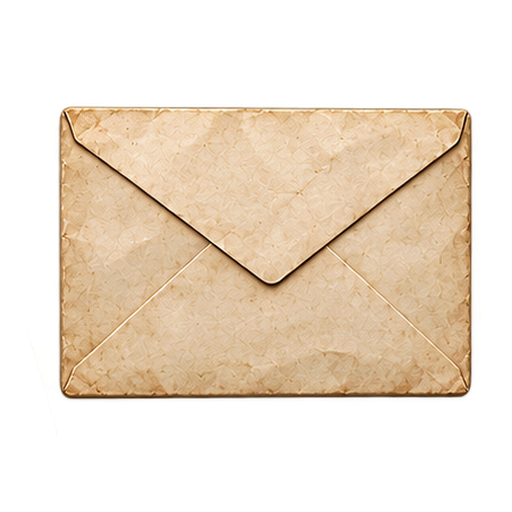
#> input picture assets/items/busta_e.png, 512 x 512 px
$ python normalize-assets.py
#> lines starting #> are read from the running program, lines starting #| are printed output that depends on the picture; after the words box and inside, x2 and y2 are one past the last pixel; in counts of white or black regions, pixels touching at a corner belong together
#> in clean_items, im is the input picture: PIL image 512x512 RGBA; mean R, G, B, A 105.4, 90.3, 70.3, 115.2
#> in clean_items, `mask = a[:, :, 3] > 8`:
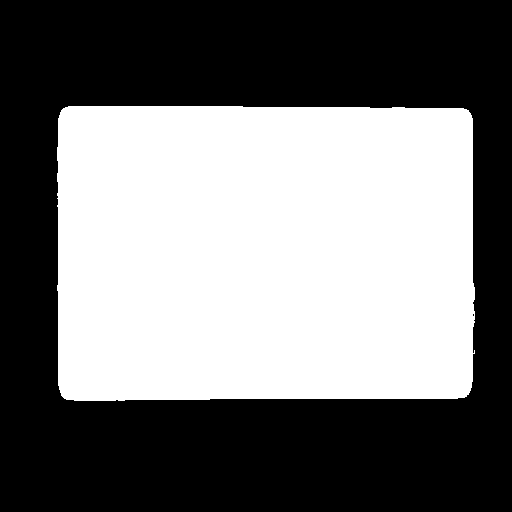
#> mask: shape (512, 512) bool; 46.3% white; 1 white region, box (x1, y1, x2, y2) and area: (57, 106, 475, 401) 121403
#> in clean_items, `lab, k = ndimage.label(mask)`: k = 1
#> pass 2 of the loop in clean_items, `for f in sorted(os.listdir(d)):`:
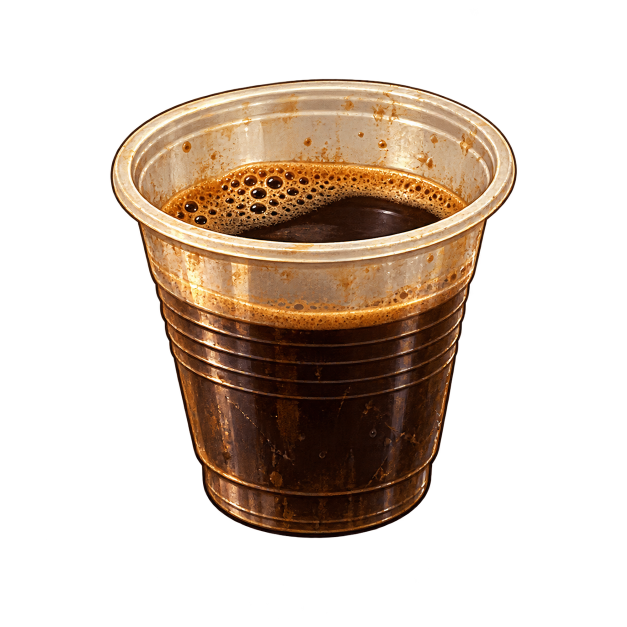
#> input picture assets/items/caffe.png, 1254 x 1254 px (shown at 1/2 size)
#> in clean_items, im is the input picture: PIL image 1254x1254 RGBA; mean R, G, B, A 47.7, 33.8, 22.1, 85.9
#> mask: shape (1254, 1254) bool; 34.2% white; 2 white regions (1 under 20 px), largest, box (x1, y1, x2, y2) and area: (220, 157, 1035, 1077) 538007
#> lab: shape (1254, 1254) int32; 4 distinct labels, from 0 to 3
#> k = 3
#> sizes = [538006, 1, 1]
#> big = 538006
#> the loop in clean_items, `for i in range(k):` made 3 passes
#> (ys, xs, thin) on passes 2 to 3: ([265], [1006], True), ([534], [294], True)
#> after the loop in clean_items, `for i in range(k):`: removed = 2
#| oggetto caffe.png: tolti 2 frammenti
#> pass 3 of the loop in clean_items, `for f in sorted(os.listdir(d)):`:
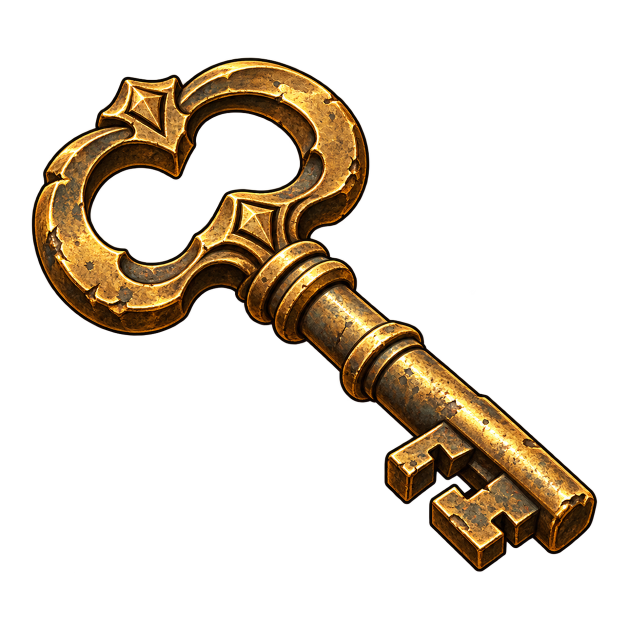
#> input picture assets/items/chiave_ottone.png, 1254 x 1254 px (shown at 1/2 size)
#> in clean_items, im is the input picture: PIL image 1254x1254 RGBA; mean R, G, B, A 29.6, 20.7, 9, 57.6
#> mask: shape (1254, 1254) bool; 23.1% white; 7 white regions (6 under 20 px), largest, box (x1, y1, x2, y2) and area: (63, 115, 1195, 1144) 362977
#> lab: shape (1254, 1254) int32; 20 distinct labels, from 0 to 19
#> k = 19
#> sizes = 19 values, max 362965 at index 0, min 1 at index 1, mean 19104.4
#> big = 362965
#> the loop in clean_items, `for i in range(k):` made 19 passes
#> (ys, xs, thin) on passes 2 to 9: ([334], [372], True), ([349], [366], True), ([358], [221], True), ([403], [67], True), ([406], [66], True), ([475], [63], True), ([475], [624], True), ([492], [66], True)
#> after the loop in clean_items, `for i in range(k):`: removed = 18
#| oggetto chiave_ottone.png: tolti 18 frammenti
#!/usr/bin/env python3
"""Normalizza gli sprite e i ritratti caricati (strisce generate con nomi arbitrari) nelle
strisce che il gioco carica: assets/sprites/<personaggio>/<animazione>.png.

Perché serve: nelle strisce sorgente i fotogrammi sono stretti e le figure
sconfinano nella cella vicina (piedi, capelli), così un ritaglio a celle
uguali mostrerebbe pezzi del fotogramma accanto. Qui ogni figura viene
separata per componenti connesse, assegnata al fotogramma più vicino,
appoggiata sulla stessa linea dei piedi e ricomposta in celle pulite.

Ritratti: i busti scontornati (assets/beps, assets/kiki, …) vengono
composti su fondo carta 600x720 come gli altri ritratti, centrati sulla testa,
e salvati come assets/portraits/<personaggio>/<espressione>.png (PORTRAITS).

Uso:  pip install pillow numpy scipy && python3 tools/normalize-sprites.py
Poi:  node tools/scan-assets.mjs && node tools/build-data.mjs
Per aggiungere uno sprite: aggiungi una riga a MAP e rilancia.
I file sorgente non vengono modificati.
"""
import json, os, sys
import numpy as np
from PIL import Image
from scipy import ndimage

ROOT = os.path.join(os.path.dirname(os.path.abspath(__file__)), '..')
OUT_H = 512  # altezza delle celle in uscita (px)
MC = 'assets/sprites/main_characters'
NPC = 'assets/sprites/npc'

# (personaggio, animazione, sorgente, fotogrammi, fps)
MAP = [
    ('beps', 'idle', f'{MC}/beps/beps_idle_6f.png', 6, 6),
    ('beps', 'walk', f'{MC}/beps/beps_walk_8f.png', 8, 12),
    ('beps', 'run', f'{MC}/beps/beps_run_8f.png', 8, 16),
    ('beps', 'talk', f'{MC}/beps/beps_talk_6f.png', 6, 8),
    ('beps', 'use', f'{MC}/beps/beps_use_tablet_6f.png', 6, 8),
    ('beps', 'pickup', f'{MC}/beps/beps_pickup_6f.png', 6, 10),
    ('beps', 'inspect', f'{MC}/beps/beps_inspect_6f.png', 6, 6),
    ('beps', 'read', f'{MC}/beps/beps_read_document_6f.png', 6, 5),
    ('beps', 'phone', f'{MC}/beps/beps_phone_6f.png', 6, 5),
    ('beps', 'reaction', f'{MC}/beps/beps_reaction_6f.png', 6, 10),
    ('kiki', 'idle', f'{MC}/kiki/kiki_idle_6f.png', 6, 6),
    ('kiki', 'walk', f'{MC}/kiki/kiki_walk_8f.png', 8, 12),
    ('kiki', 'run', f'{MC}/kiki/kiki_run_8f.png', 8, 16),
    ('kiki', 'talk', f'{MC}/kiki/kiki_talk_6f.png', 6, 8),
    ('kiki', 'use', f'{MC}/kiki/kiki_hand_object_6f.png', 6, 8),
    ('kiki', 'pickup', f'{MC}/kiki/kiki_pickup_6f.png', 6, 10),
    ('kiki', 'inspect', f'{MC}/kiki/kiki_inspect_document_6f.png', 6, 6),
    ('kiki', 'read', f'{MC}/kiki/kiki_read_document_6f.png', 6, 5),
    ('kiki', 'reaction', f'{MC}/kiki/kiki_use_reaction_6f.png', 6, 8),
    ('varano', 'idle', f'{MC}/varano/varano_idle_6f.png', 6, 5),
    ('varano', 'talk', f'{MC}/varano/varano_talk_6f.png', 6, 7),
    ('varano', 'walk', f'{MC}/varano/varano_walk_8f.png', 8, 11),
    ('archivista', 'idle', f'{NPC}/archivista_firenze/archivista_firenze_pose_1_6f.png', 6, 4),
    ('archivista', 'talk', f'{NPC}/archivista_firenze/archivista_firenze_pose_2_6f.png', 6, 6),
    ('ilario', 'idle', f'{NPC}/bibliotecario_roma/bibliotecario_roma_pose_1_6f.png', 6, 4),
    ('ilario', 'talk', f'{NPC}/bibliotecario_roma/bibliotecario_roma_pose_2_6f.png', 6, 6),
    ('selim', 'idle', f'{NPC}/antiquario_istanbul/antiquario_istanbul_pose_2_6f.png', 6, 4),
    ('selim', 'talk', f'{NPC}/antiquario_istanbul/antiquario_istanbul_pose_1_6f.png', 6, 6),
    ('agente', 'idle', f'{NPC}/agente_orfeo_1/agente_orfeo_1_pose_1_6f.png', 6, 4),
    ('agente', 'talk', f'{NPC}/agente_orfeo_1/agente_orfeo_1_pose_2_6f.png', 6, 6),
    ('albert', 'idle', f'{NPC}/storico_parigi/storico_parigi_pose_2_6f.png', 6, 4),
    ('albert', 'talk', f'{NPC}/storico_parigi/storico_parigi_pose_1_6f.png', 6, 6),
    ('neri', 'idle', f'{NPC}/membro_consiglio_orfeo_2/membro_consiglio_orfeo_2_pose_2_6f.png', 6, 4),
    ('neri', 'talk', f'{NPC}/membro_consiglio_orfeo_2/membro_consiglio_orfeo_2_pose_1_6f.png', 6, 6),
    ('custode', 'idle', f'{NPC}/membro_consiglio_orfeo_1/membro_consiglio_orfeo_1_pose_2_6f.png', 6, 4),
    ('custode', 'talk', f'{NPC}/membro_consiglio_orfeo_1/membro_consiglio_orfeo_1_pose_1_6f.png', 6, 6),
    ('agente2', 'idle', f'{NPC}/agente_orfeo_2/agente_orfeo_2_pose_1_6f.png', 6, 4),
    ('agente2', 'talk', f'{NPC}/agente_orfeo_2/agente_orfeo_2_pose_2_6f.png', 6, 6),
]


# [77 lines left out: function split, not called in this run]


# (personaggio, espressione, sorgente, frazione d'altezza da tenere: toglie
# le etichette stampate sotto il busto)
PORTRAITS = [
    ('beps', 'determined', 'assets/beps/beps_determined.png', 1),
    ('beps', 'sad', 'assets/beps/beps_sad.png', 1),
    ('beps', 'scared', 'assets/beps/beps_scared.png', 1),
    ('beps', 'surprised', 'assets/beps/beps_scared.png', 1),
    ('beps', 'skeptical', 'assets/beps/beps_skeptical.png', 0.9),
    ('beps', 'tender', 'assets/beps/beps_tender.png', 0.9),
    ('kiki', 'sad', 'assets/kiki/kiki_sad_set_a.png', 1),
    ('kiki', 'scared', 'assets/kiki/kiki_scared_set_a.png', 1),
    ('kiki', 'think', 'assets/kiki/kiki_thinking_set_a.png', 1),
    ('kiki', 'worried', 'assets/kiki/kiki_worried_set_a.png', 1),
]
PAPER = (241, 233, 221)


def portrait(src, keep):
#> called with src = 'assets/beps/beps_determined.png', keep = 1
    im = Image.open(os.path.join(ROOT, src)).convert('RGBA')
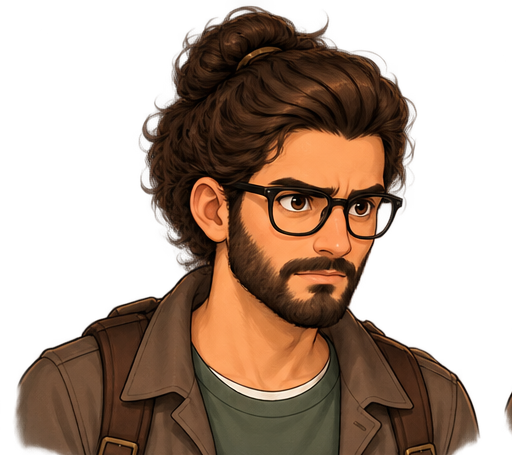
#> input picture assets/beps/beps_determined.png, 512 x 455 px
#> im is the input picture: PIL image 512x455 RGBA; mean R, G, B, A 75.2, 47.1, 27.9, 129.1
    im = im.crop((0, 0, im.width, int(im.height * keep)))
    a = np.asarray(im)[:, :, 3] > 16
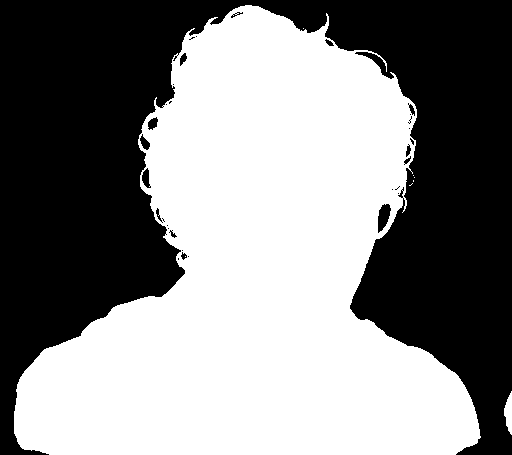
#> a: shape (455, 512) bool; 52.7% white; 32 black regions (18 under 20 px), largest, box (x1, y1, x2, y2) and area: (0, 0, 512, 455) 109280, (378, 204, 391, 233) 244, (142, 168, 151, 188) 108
    ys, xs = np.nonzero(a)
    im = im.crop((xs.min(), ys.min(), xs.max() + 1, ys.max() + 1))
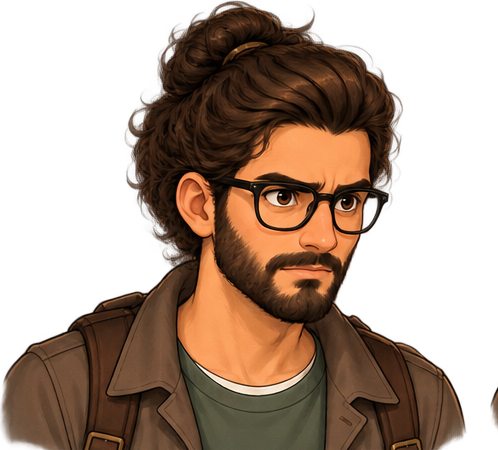
#> im: PIL image 498x450 RGBA; mean R, G, B, A 76.8, 48.1, 28.5, 134.2; transparent parts drawn white
    a = np.asarray(im)[:, :, 3] > 16
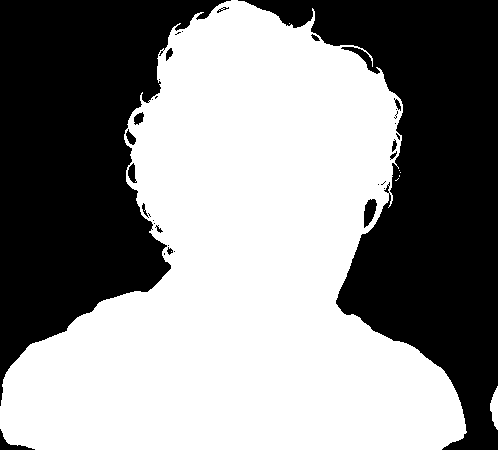
#> a: shape (450, 498) bool; 54.8% white; 34 black regions (18 under 20 px), largest, box (x1, y1, x2, y2) and area: (238, 0, 498, 450) 50780, (0, 0, 231, 406) 49431, (364, 199, 377, 228) 244
    head = np.nonzero(a[: int(im.height * 0.35)].any(axis=0))[0]
#> head = 279 values from 124 to 402
    hx = (head.min() + head.max()) / 2
#> hx = 263
    s = 660 / im.height
#> s = 1.47
    im = im.resize((int(im.width * s), 660), Image.LANCZOS)
#> im: PIL image 730x660 RGBA
    out = Image.new('RGBA', (600, 720), PAPER + (255,))
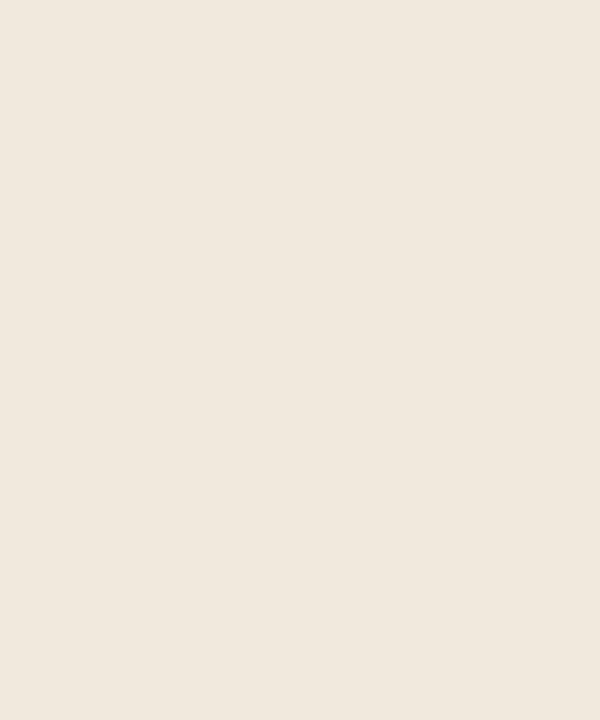
#> out: PIL image 600x720 RGBA; mean R, G, B, A 241, 233, 221, 255
    out.alpha_composite(im, (int(300 - hx * s), 60))
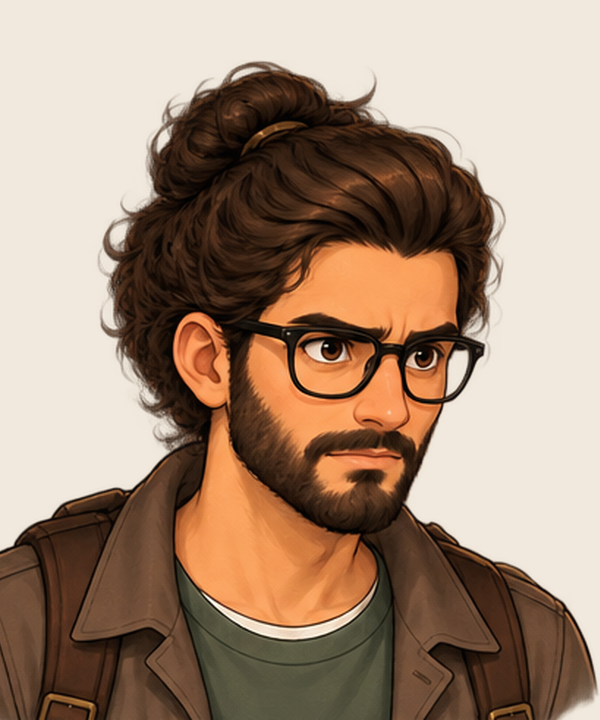
#> out: PIL image 600x720 RGBA; mean R, G, B, A 164.5, 140, 120, 255
    return out.convert('RGB')


def portraits():
    for char, expr, src, keep in PORTRAITS:
        if not os.path.exists(os.path.join(ROOT, src)):
            print('manca', src)
            continue
        out = os.path.join(ROOT, 'assets/portraits', char, expr + '.png')
        portrait(src, keep).save(out, optimize=True)
        print(f'ritratto {char}/{expr} <- {src}')
#> pass 2 of the loop in portraits, `for char, expr, src, keep in PORTRAITS:`:
#> in portrait (call 2), `a = np.asarray(im)[:, :, 3] > 16`:
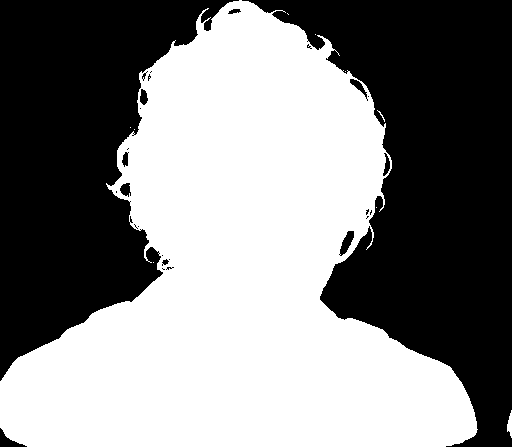
#> a: shape (447, 512) bool; 51.9% white; 28 black regions (17 under 20 px), largest, box (x1, y1, x2, y2) and area: (242, 0, 512, 447) 60301, (0, 0, 239, 381) 48832, (0, 428, 27, 447) 197
#> head = 273 values from 117 to 389
#> hx = 253
#> in portrait (call 2), `out.alpha_composite(im, (int(300 - hx * s), 60))`:
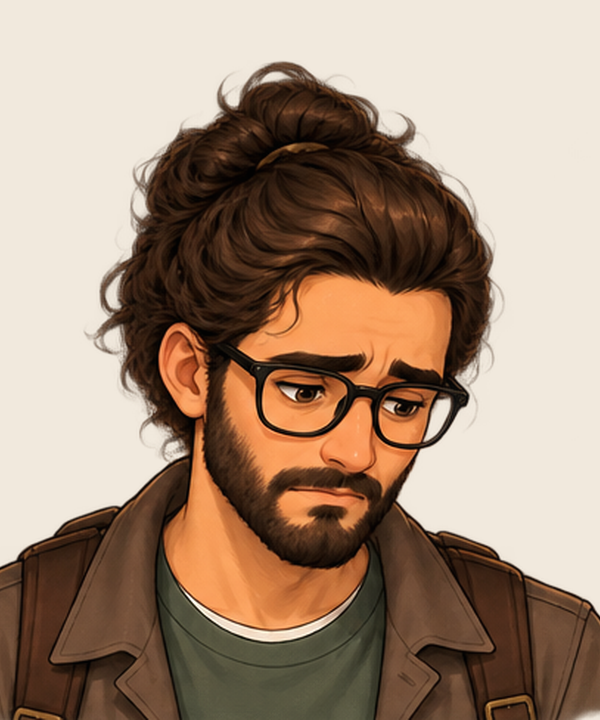
#> out: PIL image 600x720 RGBA; mean R, G, B, A 164, 140.4, 121, 255
#> pass 3 of the loop in portraits, `for char, expr, src, keep in PORTRAITS:`:
#> in portrait (call 3), `a = np.asarray(im)[:, :, 3] > 16`:
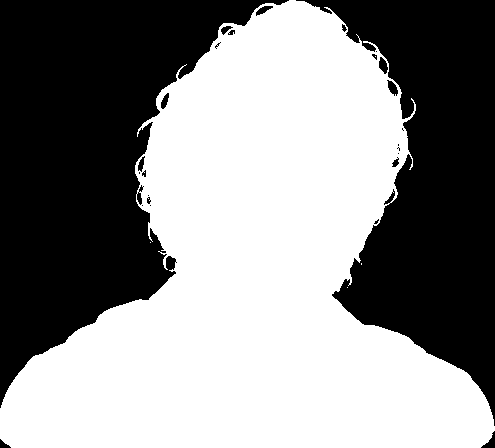
#> a: shape (448, 495) bool; 54.8% white; 27 black regions (14 under 20 px), largest, box (x1, y1, x2, y2) and area: (0, 0, 289, 408) 56584, (296, 0, 495, 426) 42953, (481, 431, 495, 448) 103
#> head = 279 values from 137 to 415
#> hx = 276
#> in portrait (call 3), `out.alpha_composite(im, (int(300 - hx * s), 60))`:
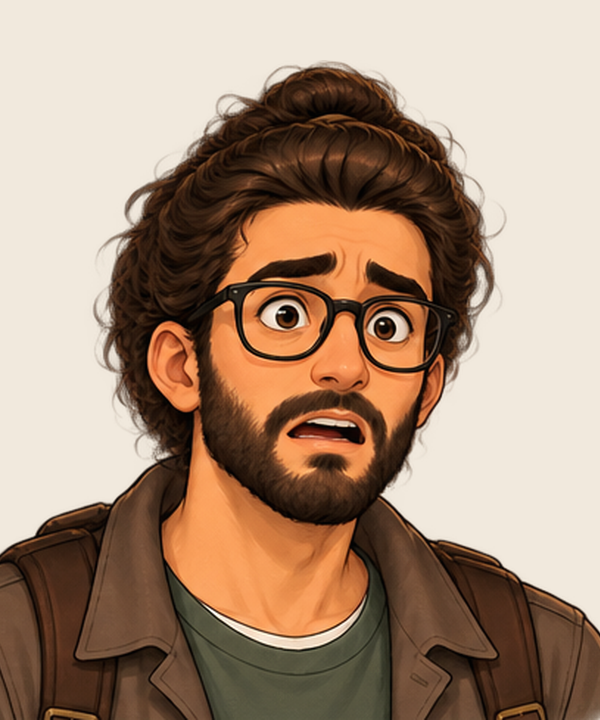
#> out: PIL image 600x720 RGBA; mean R, G, B, A 168.6, 142.8, 122.2, 255
#> the loop made 10 passes; the first 3 are shown


def clean_items():
    """Toglie dagli oggetti d'inventario i frammenti degli oggetti vicini
    rimasti dal ritaglio del foglio (strisce sottili staccate dall'oggetto)."""
    d = os.path.join(ROOT, 'assets/items')
    for f in sorted(os.listdir(d)):
        if not f.endswith('.png'):
            continue
        path = os.path.join(d, f)
        im = Image.open(path).convert('RGBA')
        a = np.asarray(im).copy()
        mask = a[:, :, 3] > 8
        lab, k = ndimage.label(mask)
        if k < 2:
            continue
        sizes = ndimage.sum(mask, lab, range(1, k + 1))
        big = sizes.max()
        removed = 0
        for i in range(k):
            sel = lab == i + 1
            ys, xs = np.nonzero(sel)
            thin = min(xs.max() - xs.min(), ys.max() - ys.min()) < 45
            if sizes[i] < big * 0.1 and (thin or sizes[i] < 200):
                a[sel & mask] = 0
                removed += 1
        if removed:
            Image.fromarray(a).save(path, optimize=True)
            print(f'oggetto {f}: tolti {removed} frammenti')


def split_medallion():
    """Le due metà del medaglione (Beps / Kiki) dalle due componenti
    dell'immagine del medaglione spezzato."""
    src = os.path.join(ROOT, 'assets/items/medaglione.png')
    if not os.path.exists(src):
        return
    a = np.asarray(Image.open(src).convert('RGBA'))
    lab, k = ndimage.label(a[:, :, 3] > 8)
    sizes = ndimage.sum(a[:, :, 3] > 8, lab, range(1, k + 1))
    two = sorted(np.argsort(sizes)[-2:] + 1, key=lambda i: ndimage.center_of_mass(lab == i)[1])
    for name, i in zip(('medaglione_b', 'medaglione_k'), two):
        half = a.copy()
        half[lab != i] = 0
        Image.fromarray(half).save(os.path.join(ROOT, 'assets/items', name + '.png'), optimize=True)
        print('oggetto', name, '<- metà di medaglione.png')


def main():
    clean_items()
    split_medallion()
    portraits()
    meta = {}
    for char, anim, src, n, fps in MAP:
        if not os.path.exists(os.path.join(ROOT, src)):
            print('manca', src)
            continue
        frames, boxes, cell = split(src, n)
        ok = [b for b in boxes if b]
        top = min(b[2] for b in ok)
        bottom = max(b[3] for b in ok)
        # le strisce 724px del generatore hanno tutte la stessa scala; per le
        # altre usiamo l'altezza della figura in piedi
        srcH = frames[0].shape[0]
        scale = (OUT_H / srcH) if srcH == 724 else (OUT_H * 0.996 / (bottom - top + 1))
        half = max(max(-b[0], b[1]) for b in ok) + 4
        cw = int(round(2 * half * scale))
        cw += cw % 2
        strip = Image.new('RGBA', (cw * n, OUT_H))
        for f, (fr, b) in enumerate(zip(frames, boxes)):
            if not b:
                continue
            c = (f + 0.5) * cell
            x0, x1 = int(c - half), int(c + half)
            pad = np.zeros((fr.shape[0], x1 - x0, 4), np.uint8)
            s0, s1 = max(0, x0), min(fr.shape[1], x1)
            pad[:, s0 - x0:s1 - x0] = fr[:, s0:s1]
            img = Image.fromarray(pad[: bottom + 1])
            img = img.resize((cw, max(1, int(round((bottom + 1) * scale)))), Image.LANCZOS)
            strip.alpha_composite(img, (f * cw, OUT_H - img.height))
        out = os.path.join(ROOT, 'assets/sprites', char, anim + '.png')
        os.makedirs(os.path.dirname(out), exist_ok=True)
        strip.save(out, optimize=True)
        meta.setdefault(char, {})[anim] = {'src': f'assets/sprites/{char}/{anim}.png', 'frames': n, 'fps': fps, 'w': cw, 'h': OUT_H}
        print(f'{char}/{anim}: {n} x {cw}x{OUT_H}  <- {src}')
#> pass 2 of the loop in main, `for char, anim, src, n, fps in MAP:`:
#> pass 3 of the loop in main, `for char, anim, src, n, fps in MAP:`:
#> the loop made 38 passes; the first 3 are shown
    # righe pronte da incollare nel blocco "sprites" di data/characters.json
    for char, anims in meta.items():
        print(f'\n{char}:')
        print(',\n'.join(f'  "{a}": {json.dumps(v)}' for a, v in anims.items()))
#> this loop made 0 passes


if __name__ == '__main__':
    sys.exit(main())
#> (the program exits here)
